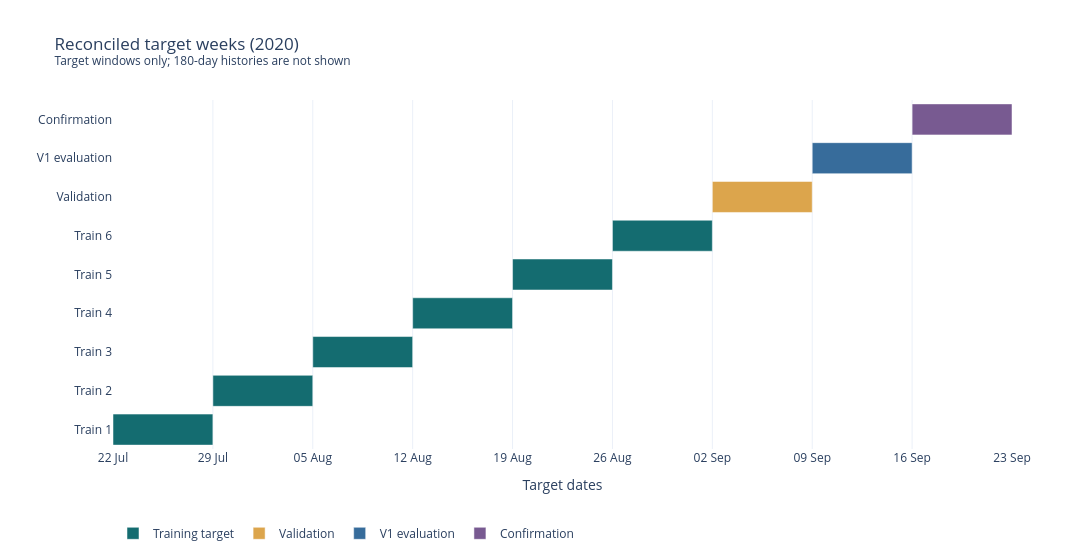

Notebook code cell kept with this figure:
### Markdown cell above
### 6.4. Chronological Target-Window Timeline

The timeline shows six historical training targets, followed by
validation, intermediate V1 evaluation and final confirmation.

Each bar represents a seven-day target interval [start, end).
The 180-day historical feature windows are not shown.

Colours identify protocol roles, not model performance.

### Code cell
import plotly.express as px

plot_rows = [
    {
        "period": f"Train {number}",
        "role": "Training target",
        "start": row.cutoff,
        "end": row.target_end,
    }
    for number, row in enumerate(
        training_schedule.itertuples(index=False), start=1
    )
]

period_labels = {
    "validation_target": "Validation",
    "v1_evaluation_target": "V1 evaluation",
    "confirmation_target": "Confirmation",
}

for name, start, end in period_specs[1:]:
    label = period_labels[name]
    plot_rows.append({
        "period": label,
        "role": label,
        "start": start,
        "end": end,
    })

timeline = pd.DataFrame(plot_rows)

fig = px.timeline(
    timeline,
    x_start="start",
    x_end="end",
    y="period",
    color="role",
    category_orders={"period": timeline["period"].tolist()},
    color_discrete_map={
        "Training target": "#146C70",
        "Validation": "#DCA54C",
        "V1 evaluation": "#376C9B",
        "Confirmation": "#785A91",
    },
    labels={
        "start": "Start included",
        "end": "End excluded",
        "role": "Role",
    },
    title=(
        "Reconciled target weeks (2020)"
        "<br><sup>Target windows only; "
        "180-day histories are not shown</sup>"
    ),
    template="plotly_white",
)

fig.update_yaxes(autorange="reversed", title="")
fig.update_xaxes(
    title="Target dates",
    tickvals=pd.date_range(
        training_schedule["cutoff"].min(),
        protocol["confirmation_end_exclusive"],
        freq="7D",
    ),
    tickformat="%d %b",
    range=[
        training_schedule["cutoff"].min(),
        protocol["confirmation_end_exclusive"],
    ],
)
fig.update_layout(
    width=1100,
    height=560,
    legend=dict(orientation="h", y=-0.2, title=""),
)

fig.show(
    renderer="plotly_mimetype+png",
    config={"displaylogo": False},
)

### Figure 1 — Plotly figure (JSON) as saved in the notebook; plotly's stock layout.template omitted (floating-point values rounded to 4 significant figures)
{"data": [{"base": ["2020-07-22T00:00:00.000000", "2020-07-29T00:00:00.000000", "2020-08-05T00:00:00.000000", "2020-08-12T00:00:00.000000", "2020-08-19T00:00:00.000000", "2020-08-26T00:00:00.000000"], "hovertemplate": "Role=Training target<br>Start included=%{base}<br>End excluded=%{x}<br>period=%{y}<extra></extra>", "legendgroup": "Training target", "marker": {"color": "#146C70", "pattern": {"shape": ""}}, "name": "Training target", "orientation": "h", "showlegend": true, "textposition": "auto", "type": "bar", "x": [604800000, 604800000, 604800000, 604800000, 604800000, 604800000], "xaxis": "x", "y": ["Train 1", "Train 2", "Train 3", "Train 4", "Train 5", "Train 6"], "yaxis": "y"}, {"base": ["2020-09-02T00:00:00.000000"], "hovertemplate": "Role=Validation<br>Start included=%{base}<br>End excluded=%{x}<br>period=%{y}<extra></extra>", "legendgroup": "Validation", "marker": {"color": "#DCA54C", "pattern": {"shape": ""}}, "name": "Validation", "orientation": "h", "showlegend": true, "textposition": "auto", "type": "bar", "x": [604800000], "xaxis": "x", "y": ["Validation"], "yaxis": "y"}, {"base": ["2020-09-09T00:00:00.000000"], "hovertemplate": "Role=V1 evaluation<br>Start included=%{base}<br>End excluded=%{x}<br>period=%{y}<extra></extra>", "legendgroup": "V1 evaluation", "marker": {"color": "#376C9B", "pattern": {"shape": ""}}, "name": "V1 evaluation", "orientation": "h", "showlegend": true, "textposition": "auto", "type": "bar", "x": [604800000], "xaxis": "x", "y": ["V1 evaluation"], "yaxis": "y"}, {"base": ["2020-09-16T00:00:00.000000"], "hovertemplate": "Role=Confirmation<br>Start included=%{base}<br>End excluded=%{x}<br>period=%{y}<extra></extra>", "legendgroup": "Confirmation", "marker": {"color": "#785A91", "pattern": {"shape": ""}}, "name": "Confirmation", "orientation": "h", "showlegend": true, "textposition": "auto", "type": "bar", "x": [604800000], "xaxis": "x", "y": ["Confirmation"], "yaxis": "y"}], "layout": {"barmode": "overlay", "height": 560, "legend": {"orientation": "h", "title": {"text": ""}, "tracegroupgap": 0, "y": -0.2}, "title": {"text": "Reconciled target weeks (2020)<br><sup>Target windows only; 180-day histories are not shown</sup>"}, "width": 1100, "xaxis": {"anchor": "y", "domain": [0, 1], "range": ["2020-07-22T00:00:00", "2020-09-23T00:00:00"], "tickformat": "%d %b", "tickvals": ["2020-07-22T00:00:00.000000", "2020-07-29T00:00:00.000000", "2020-08-05T00:00:00.000000", "2020-08-12T00:00:00.000000", "2020-08-19T00:00:00.000000", "2020-08-26T00:00:00.000000", "2020-09-02T00:00:00.000000", "2020-09-09T00:00:00.000000", "2020-09-16T00:00:00.000000", "2020-09-23T00:00:00.000000"], "title": {"text": "Target dates"}, "type": "date"}, "yaxis": {"anchor": "x", "autorange": "reversed", "categoryarray": ["Confirmation", "V1 evaluation", "Validation", "Train 6", "Train 5", "Train 4", "Train 3", "Train 2", "Train 1"], "categoryorder": "array", "domain": [0, 1], "title": {"text": ""}}}}
